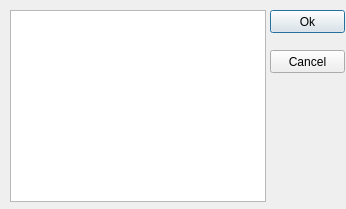
<?xml version="1.0" encoding="UTF-8"?>
<ui version="4.0">
 <class>statSelectForm</class>
 <widget class="QDialog" name="statSelectForm">
  <property name="geometry">
   <rect>
    <x>0</x>
    <y>0</y>
    <width>346</width>
    <height>209</height>
   </rect>
  </property>
  <property name="windowTitle">
   <string>Dialog</string>
  </property>
  <widget class="QListWidget" name="statList">
   <property name="geometry">
    <rect>
     <x>10</x>
     <y>10</y>
     <width>256</width>
     <height>192</height>
    </rect>
   </property>
  </widget>
  <widget class="QPushButton" name="okButton">
   <property name="geometry">
    <rect>
     <x>270</x>
     <y>10</y>
     <width>75</width>
     <height>23</height>
    </rect>
   </property>
   <property name="text">
    <string>Ok</string>
   </property>
  </widget>
  <widget class="QPushButton" name="cancelButton">
   <property name="geometry">
    <rect>
     <x>270</x>
     <y>50</y>
     <width>75</width>
     <height>23</height>
    </rect>
   </property>
   <property name="text">
    <string>Cancel</string>
   </property>
  </widget>
 </widget>
 <resources/>
 <connections/>
</ui>
